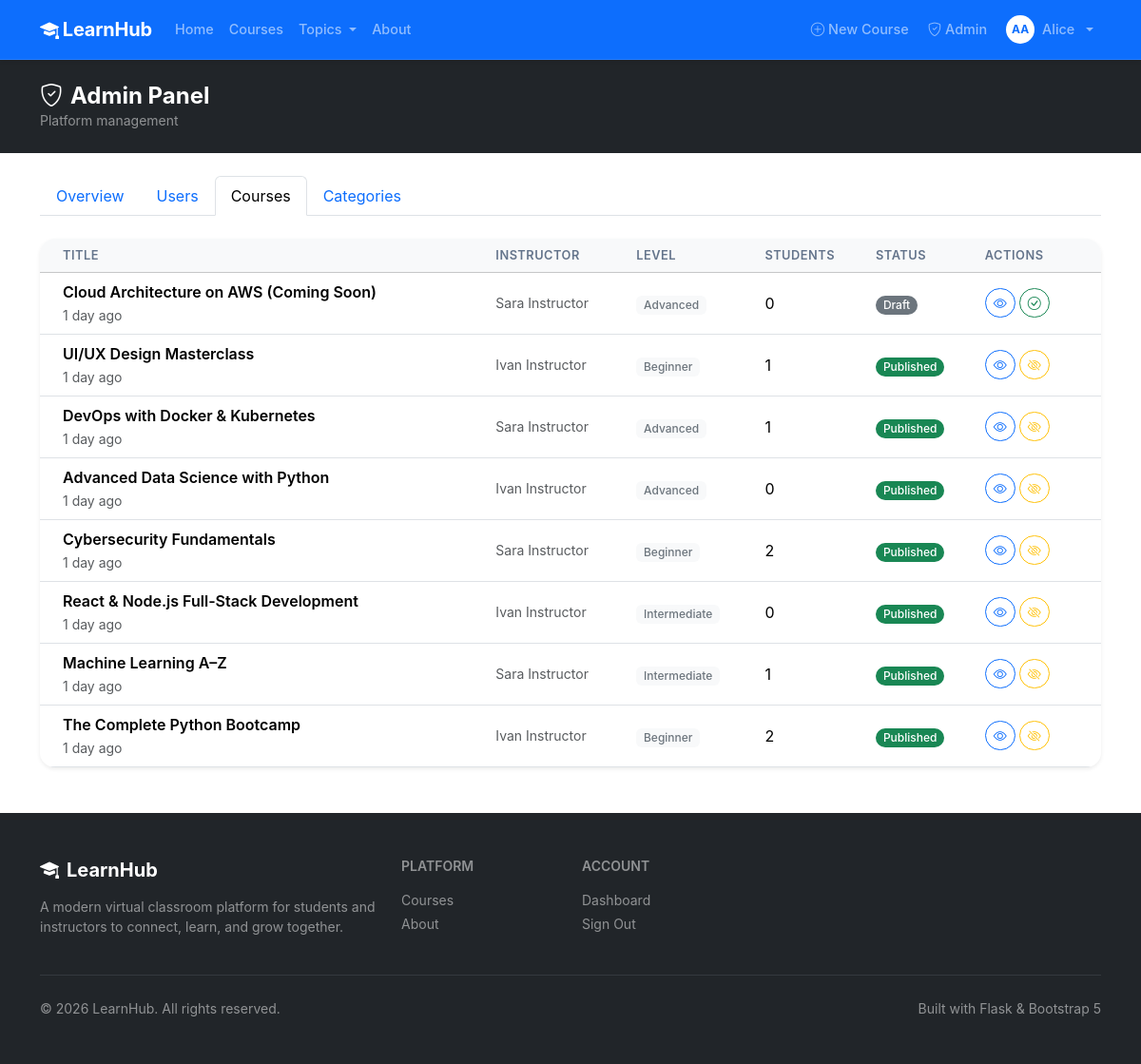
Screenshot of /admin/courses (signed in) with the database file from the repository.
### app/models/user.py (models this page shows, shortened)
class User(UserMixin, db.Model):
    __tablename__ = "users"
    id = db.Column(db.Integer, primary_key=True)
    first_name = db.Column(db.String(64), nullable=False)
    last_name = db.Column(db.String(64), nullable=False)
    email = db.Column(db.String(120), unique=True, nullable=False, index=True)
    password_hash = db.Column(db.String(256), nullable=False)
    role = db.Column(db.String(20), nullable=False, default=ROLE_STUDENT)
    bio = db.Column(db.Text, nullable=True)
    avatar_url = db.Column(db.String(512), nullable=True)
    is_active = db.Column(db.Boolean, default=True, nullable=False)
    created_at = db.Column(db.DateTime, default=lambda: datetime.now(timezone.utc))
    last_login = db.Column(db.DateTime, nullable=True)
    enrollments = db.relationship(
        "Enrollment", back_populates="student", lazy="dynamic",
        foreign_keys="Enrollment.student_id"
    )
    courses_taught = db.relationship(
        "Course", back_populates="instructor", lazy="dynamic",
        foreign_keys="Course.instructor_id"
    )
    @property
    def is_admin(self) -> bool:
        return self.role == ROLE_ADMIN
    @property
    def is_instructor(self) -> bool:
        return self.role in (ROLE_INSTRUCTOR, ROLE_ADMIN)
    @property
    def full_name(self) -> str:
        return f"{self.first_name} {self.last_name}"

### app/models/course.py (models this page shows, shortened)
class Course(db.Model):
    __tablename__ = "courses"
    LEVEL_BEGINNER = "Beginner"
    LEVEL_INTERMEDIATE = "Intermediate"
    LEVEL_ADVANCED = "Advanced"
    LEVELS = [LEVEL_BEGINNER, LEVEL_INTERMEDIATE, LEVEL_ADVANCED]
    id = db.Column(db.Integer, primary_key=True)
    title = db.Column(db.String(200), nullable=False)
    slug = db.Column(db.String(220), unique=True, nullable=False, index=True)
    description = db.Column(db.Text, nullable=False)
    short_description = db.Column(db.String(300), nullable=True)
    thumbnail_url = db.Column(db.String(512), nullable=True)
    level = db.Column(db.String(20), default="Beginner")
    duration_hours = db.Column(db.Integer, default=0)
    is_published = db.Column(db.Boolean, default=False, nullable=False)
    price = db.Column(db.Numeric(8, 2), default=0.00)
    created_at = db.Column(db.DateTime, default=lambda: datetime.now(timezone.utc))
    updated_at = db.Column(
        db.DateTime,
        default=lambda: datetime.now(timezone.utc),
        onupdate=lambda: datetime.now(timezone.utc),
    )
    instructor_id = db.Column(db.Integer, db.ForeignKey("users.id"), nullable=False)
    category_id = db.Column(db.Integer, db.ForeignKey("categories.id"), nullable=True)
    instructor = db.relationship("User", back_populates="courses_taught", foreign_keys=[instructor_id])
    category = db.relationship("Category", back_populates="courses")
    enrollments = db.relationship("Enrollment", back_populates="course", lazy="dynamic")
    materials = db.relationship(
        "CourseMaterial", back_populates="course",
        lazy="dynamic", cascade="all, delete-orphan",
        order_by="CourseMaterial.order_index"
    )
    tags = db.relationship("Tag", secondary=course_tags, lazy="subquery",
                           backref=db.backref("courses", lazy=True))
    @property
    def student_count(self) -> int:
        return self.enrollments.count()

### app/routes/admin.py (the view)
@admin_bp.route("/courses")
def courses():
    page = request.args.get("page", 1, type=int)
    courses_page = Course.query.order_by(Course.created_at.desc()).paginate(
        page=page, per_page=20, error_out=False
    )
    return render_template("admin/courses.html", courses=courses_page)

### app/models/user.py (called while the page is built)
@login_manager.user_loader
def load_user(user_id: str):
    return db.session.get(User, int(user_id))

### app/routes/admin.py (called while the page is built)
@admin_bp.before_request
@login_required
def check_admin():
    if not current_user.is_admin:
        abort(403)

### app/utils/template_helpers.py (called while the page is built)
def timeago(dt: datetime) -> str:
    if not dt:
        return "—"
    now = datetime.utcnow()
    diff = now - dt.replace(tzinfo=None) if dt.tzinfo else now - dt
    seconds = int(diff.total_seconds())
    if seconds < 60:
        return "just now"
    minutes = seconds // 60
    if minutes < 60:
        return f"{minutes} minute{'s' if minutes != 1 else ''} ago"
    hours = minutes // 60
    if hours < 24:
        return f"{hours} hour{'s' if hours != 1 else ''} ago"
    days = hours // 24
    if days < 30:
        return f"{days} day{'s' if days != 1 else ''} ago"
    months = days // 30
    if months < 12:
        return f"{months} month{'s' if months != 1 else ''} ago"
    years = days // 365
    return f"{years} year{'s' if years != 1 else ''} ago"

def register_helpers(app):
    app.jinja_env.filters["timeago"] = timeago
    @app.context_processor
    def inject_globals():
        from app.models.course import Category
        return {
            "nav_categories": Category.query.order_by(Category.name).limit(6).all(),
            "current_year": datetime.utcnow().year,
        }

### app/templates/admin/courses.html (shortened to what this page needs)
{% extends "base.html" %}
{% block content %}
<div class="bg-dark text-white py-4 mb-4">
  <div class="container">
    <h1 class="h4 fw-bold mb-0"><i class="bi bi-shield-check me-2"></i>Admin Panel</h1>
    <p class="text-white-50 mb-0 small">Platform management</p>
  </div>
</div>
<div class="container pb-5">
  <ul class="nav nav-tabs mb-4">
    <li class="nav-item"><a class="nav-link" href="{{ url_for('admin.index') }}">Overview</a></li>
    <li class="nav-item"><a class="nav-link" href="{{ url_for('admin.users') }}">Users</a></li>
    <li class="nav-item"><a class="nav-link active" href="{{ url_for('admin.courses') }}">Courses</a></li>
    <li class="nav-item"><a class="nav-link" href="{{ url_for('admin.categories') }}">Categories</a></li>
  </ul>
  <div class="card border-0 shadow-sm rounded-4 overflow-hidden">
    <div class="table-responsive">
      <table class="table table-hover align-middle mb-0">
        <thead class="table-light">
          <tr>
            <th class="ps-4">Title</th>
            <th>Instructor</th>
            <th>Level</th>
            <th>Students</th>
            <th>Status</th>
            <th class="pe-4">Actions</th>
          </tr>
        </thead>
        <tbody>
          {% for course in courses.items %}
          <tr>
            <td class="ps-4">
              <div class="fw-semibold">{{ course.title | truncate(45) }}</div>
              <small class="text-muted">{{ course.created_at | timeago }}</small>
            </td>
            <td class="text-muted small">{{ course.instructor.full_name }}</td>
            <td><span class="badge bg-light text-secondary">{{ course.level }}</span></td>
            <td>{{ course.student_count }}</td>
            <td>
              {% if course.is_published %}
                <span class="badge bg-success rounded-pill">Published</span>
              {% else %}
                <span class="badge bg-secondary rounded-pill">Draft</span>
              {% endif %}
            </td>
            <td class="pe-4">
              <div class="d-flex gap-1">
                <a href="{{ url_for('courses.detail', slug=course.slug) }}"
                   class="btn btn-sm btn-outline-primary rounded-pill" title="View">
                  <i class="bi bi-eye"></i>
                </a>
                <form method="POST"
                      action="{{ url_for('admin.toggle_publish', course_id=course.id) }}">
                  <button type="submit"
                          class="btn btn-sm rounded-pill {{ 'btn-outline-warning' if course.is_published else 'btn-outline-success' }}"
                          title="{{ 'Unpublish' if course.is_published else 'Publish' }}">
                    <i class="bi bi-{{ 'eye-slash' if course.is_published else 'check-circle' }}"></i>
                  </button>
                </form>
              </div>
            </td>
          </tr>
          {% endfor %}
        </tbody>
      </table>
    </div>
  </div>
</div>
{% endblock %}

### app/templates/base.html (shortened to what this page needs)
<!DOCTYPE html>
<html lang="en" data-bs-theme="light">
<head>
  <link rel="stylesheet"
        href="https://cdn.jsdelivr.net/npm/bootstrap@5.3.3/dist/css/bootstrap.min.css" />
  <link rel="stylesheet"
        href="https://cdn.jsdelivr.net/npm/bootstrap-icons@1.11.3/font/bootstrap-icons.min.css" />
  <link rel="stylesheet" href="{{ url_for('static', filename='css/main.css') }}" />
</head>
<body class="d-flex flex-column min-vh-100">
  <nav class="navbar navbar-expand-lg navbar-dark bg-primary sticky-top shadow-sm">
    <div class="container">
      <a class="navbar-brand fw-bold" href="{{ url_for('main.home') }}">
        <i class="bi bi-mortarboard-fill me-1"></i>LearnHub
      </a>
      <div class="collapse navbar-collapse" id="mainNav">
        <ul class="navbar-nav me-auto mb-2 mb-lg-0">
          <li class="nav-item">
            <a class="nav-link {% if request.endpoint == 'main.home' %}active{% endif %}"
               href="{{ url_for('main.home') }}">Home</a>
          </li>
          <li class="nav-item">
            <a class="nav-link {% if request.blueprint == 'courses' %}active{% endif %}"
               href="{{ url_for('courses.index') }}">Courses</a>
          </li>
          {% if nav_categories %}
          <li class="nav-item dropdown">
            <a class="nav-link dropdown-toggle" href="#" data-bs-toggle="dropdown">
              Topics
            </a>
          </li>
          {% endif %}
          <li class="nav-item">
            <a class="nav-link {% if request.endpoint == 'main.about' %}active{% endif %}"
               href="{{ url_for('main.about') }}">About</a>
          </li>
        </ul>
        <ul class="navbar-nav ms-auto align-items-lg-center gap-1">
          {% if current_user.is_authenticated %}
            {% if current_user.is_instructor %}
            <li class="nav-item">
              <a class="nav-link" href="{{ url_for('courses.create') }}">
                <i class="bi bi-plus-circle me-1"></i>New Course
              </a>
            </li>
            {% endif %}
            {% if current_user.is_admin %}
            <li class="nav-item">
              <a class="nav-link" href="{{ url_for('admin.index') }}">
                <i class="bi bi-shield-check me-1"></i>Admin
              </a>
            </li>
            {% endif %}
            <li class="nav-item dropdown">
              <a class="nav-link dropdown-toggle d-flex align-items-center gap-2" href="#"
                 data-bs-toggle="dropdown">
                <span class="avatar-sm rounded-circle bg-white text-primary fw-bold">
                  {{ current_user.first_name[0] }}{{ current_user.last_name[0] }}
                </span>
                {{ current_user.first_name }}
              </a>
            </li>
          {% endif %}
        </ul>
      </div>
    </div>
  </nav>
  <main class="flex-grow-1">
    {% block content %}{% endblock %}
  </main>
  <footer class="bg-dark text-white mt-auto py-5">
    <div class="container">
      <div class="row g-4">
        <div class="col-lg-4">
          <h5 class="fw-bold mb-3">
            <i class="bi bi-mortarboard-fill me-2"></i>LearnHub
          </h5>
          <p class="text-white-50 small">
            A modern virtual classroom platform for students and instructors
            to connect, learn, and grow together.
          </p>
        </div>
        <div class="col-lg-2 col-6">
          <h6 class="text-white-50 text-uppercase small fw-semibold mb-3">Platform</h6>
          <ul class="list-unstyled small">
            <li class="mb-1"><a href="{{ url_for('courses.index') }}" class="text-white-50 text-decoration-none link-hover">Courses</a></li>
            <li class="mb-1"><a href="{{ url_for('main.about') }}" class="text-white-50 text-decoration-none link-hover">About</a></li>
          </ul>
        </div>
        <div class="col-lg-2 col-6">
          <h6 class="text-white-50 text-uppercase small fw-semibold mb-3">Account</h6>
          <ul class="list-unstyled small">
            {% if current_user.is_authenticated %}
            <li class="mb-1"><a href="{{ url_for('dashboard.index') }}" class="text-white-50 text-decoration-none link-hover">Dashboard</a></li>
            <li class="mb-1"><a href="{{ url_for('auth.logout') }}" class="text-white-50 text-decoration-none link-hover">Sign Out</a></li>
            {% else %}
            <li class="mb-1"><a href="{{ url_for('auth.login') }}" class="text-white-50 text-decoration-none link-hover">Sign In</a></li>
            <li class="mb-1"><a href="{{ url_for('auth.register') }}" class="text-white-50 text-decoration-none link-hover">Register</a></li>
            {% endif %}
          </ul>
        </div>
      </div>
      <hr class="border-secondary my-4" />
      <div class="d-flex flex-column flex-md-row justify-content-between align-items-center gap-2">
        <p class="text-white-50 small mb-0">&copy; {{ current_year }} LearnHub. All rights reserved.</p>
        <p class="text-white-50 small mb-0">Built with Flask &amp; Bootstrap 5</p>
      </div>
    </div>
  </footer>
</body>
</html>

### app/static/css/main.css (style rules this page uses)
:root { --lh-primary: #2563eb; --lh-primary-dark: #1d4ed8; --lh-success: #16a34a; --lh-warning: #d97706; --lh-surface: #f8fafc; --lh-border: #e2e8f0; --lh-text: #1e293b; --lh-text-muted: #64748b; --lh-radius: 0.75rem; --lh-radius-lg: 1rem; --lh-shadow: 0 1px 3px rgba(0,0,0,.08), 0 1px 2px rgba(0,0,0,.06); --lh-shadow-md: 0 4px 6px -1px rgba(0,0,0,.1), 0 2px 4px -1px rgba(0,0,0,.06); --lh-shadow-lg: 0 10px 15px -3px rgba(0,0,0,.1), 0 4px 6px -2px rgba(0,0,0,.05); --lh-transition: all .2s ease; }
body { font-family: 'Inter', system-ui, -apple-system, sans-serif; color: var(--lh-text); background-color: #fff; -webkit-font-smoothing: antialiased; }
.text-white-50 { color: rgba(255,255,255,.50) !important; }
.navbar { backdrop-filter: blur(6px); border-bottom: 1px solid rgba(255,255,255,.1); }
.navbar-brand { font-size: 1.25rem; letter-spacing: -.01em; }
.navbar .nav-link { font-weight: 500; font-size: .9rem; padding: .5rem .75rem; border-radius: .5rem; transition: background .15s; }
.avatar-sm { display: inline-flex; align-items: center; justify-content: center; width: 30px; height: 30px; font-size: .75rem; }
.btn { font-weight: 500; transition: var(--lh-transition); }
.table > thead > tr > th { font-size: .8rem; font-weight: 600; text-transform: uppercase; letter-spacing: .04em; color: var(--lh-text-muted); border-bottom-width: 1px; }
.badge { font-weight: 500; }
.rounded-4 { border-radius: var(--lh-radius-lg) !important; }

### rows the page displays
User: first_name "A", last_name "A", first_name "Alice"
Course: title "Cloud Architecture on AWS (Coming Soon)", created_at "1 day ago", instructor.full_name "Sara Instructor", level "Advanced", student_count "0", shows "Draft"
Course: title "UI/UX Design Masterclass", created_at "1 day ago", instructor.full_name "Ivan Instructor", level "Beginner", student_count "1", shows "Published"
Course: title "DevOps with Docker & Kubernetes", created_at "1 day ago", instructor.full_name "Sara Instructor", level "Advanced", student_count "1", shows "Published"
Course: title "Advanced Data Science with Python", created_at "1 day ago", instructor.full_name "Ivan Instructor", level "Advanced", student_count "0", is_published "Published"
Course: title "Cybersecurity Fundamentals", created_at "1 day ago", instructor.full_name "Sara Instructor", level "Beginner", student_count "2", is_published "Published"
Course: title "React & Node.js Full-Stack Development", created_at "1 day ago", instructor.full_name "Ivan Instructor", level "Intermediate", student_count "0", is_published "Published"
Course: title "Machine Learning A–Z", created_at "1 day ago", instructor.full_name "Sara Instructor", level "Intermediate", student_count "1", shows "Published"
Course: title "The Complete Python Bootcamp", created_at "1 day ago", instructor.full_name "Ivan Instructor", level "Beginner", student_count "2", is_published "Published"
